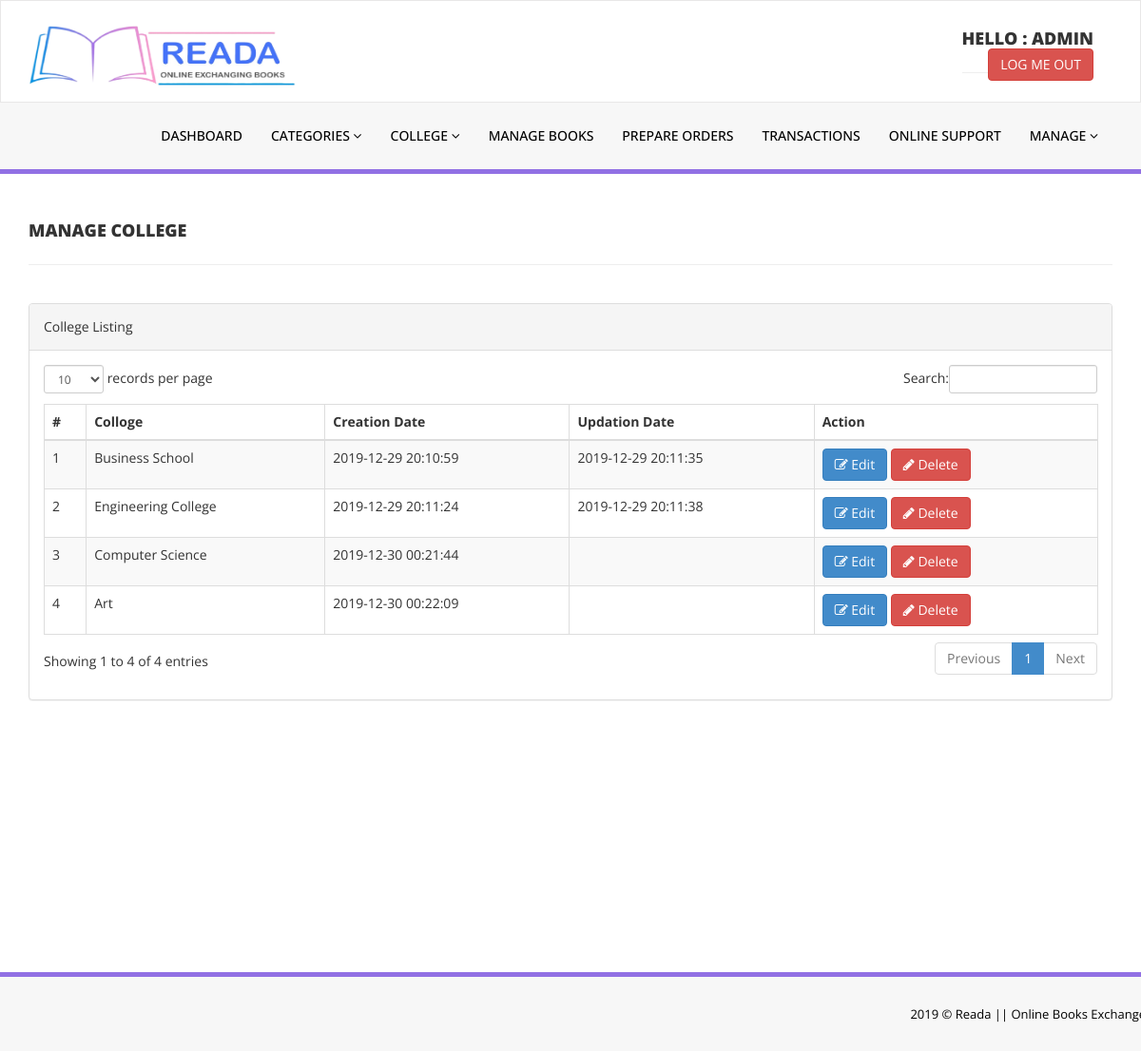
The page /admin/manage-college.php (signed in) on the database its author committed.
### tables this page shows
CREATE TABLE `tblcollege` (
  `id` int(11) NOT NULL,
  `College` varchar(100) DEFAULT NULL,
  `creationDate` timestamp NULL DEFAULT CURRENT_TIMESTAMP,
  `UpdationDate` timestamp NULL DEFAULT NULL ON UPDATE CURRENT_TIMESTAMP
);

### src/admin/manage-college.php (the view, shortened to what this page needs)
<?php
include('includes/config.php');
if(strlen($_SESSION['alogin'])==0)
    {
header('location:index.php');
}
else{
    ?>
<!DOCTYPE html>
<html xmlns="http://www.w3.org/1999/xhtml">
<head>
    <link href="assets/css/bootstrap.css" rel="stylesheet" />
    <link href="assets/css/font-awesome.css" rel="stylesheet" />
    <link href="assets/js/dataTables/dataTables.bootstrap.css" rel="stylesheet" />
    <link href="assets/css/style.css" rel="stylesheet" />
</head>
<body>
<?php include('includes/header.php');?>
    <div class="content-wrapper">
         <div class="container">
        <div class="row pad-botm">
            <div class="col-md-12">
                <h4 class="header-line">Manage College</h4>
    </div>
     <div class="row">
</div>
        </div>
            <div class="row">
                <div class="col-md-12">
                    <div class="panel panel-default">
                        <div class="panel-heading">
                           College Listing
                        </div>
                        <div class="panel-body">
                            <div class="table-responsive">
                                <table class="table table-striped table-bordered table-hover" id="dataTables-example">
                                    <thead>
                                        <tr>
                                            <th>#</th>
                                            <th>Colloge</th>
                                            <th>Creation Date</th>
                                            <th>Updation Date</th>
                                            <th>Action</th>
                                        </tr>
                                    </thead>
                                    <tbody>
<?php $sql = "SELECT * from  tblcollege";
$query = $dbh -> prepare($sql);
$query->execute();
$results=$query->fetchAll(PDO::FETCH_OBJ);
$cnt=1;
if($query->rowCount() > 0)
{
foreach($results as $result)
{               ?>
                                        <tr class="odd gradeX">
                                            <td class="center"><?php echo htmlentities($cnt);?></td>
                                            <td class="center"><?php echo htmlentities($result->College);?></td>
                                            <td class="center"><?php echo htmlentities($result->creationDate);?></td>
                                            <td class="center"><?php echo htmlentities($result->UpdationDate);?></td>
                                            <td class="center">
                                            <a href="edit-college.php?athrid=<?php echo htmlentities($result->id);?>"><button class="btn btn-primary"><i class="fa fa-edit "></i> Edit</button>
                                          <a href="manage-college.php?del=<?php echo htmlentities($result->id);?>" onclick="return confirm('Are you sure you want to delete?');"" >  <button class="btn btn-danger"><i class="fa fa-pencil"></i> Delete</button>
                                            </td>
                                        </tr>
 <?php $cnt=$cnt+1;}} ?>
                                    </tbody>
                                </table>
                            </div>
                        </div>
                    </div>
                </div>
            </div>
    </div>
    </div>
  <?php include('includes/footer.php');?>
</body>
</html>
<?php } ?>

### src/admin/assets/css/style.css (style rules this page uses)
.content-wrapper { margin-top: 40px; min-height:800px; padding-bottom:90px; }
.header-line { font-weight:900; padding-bottom:25px; border-bottom:1px solid #eeeeee; text-transform:uppercase; }
.pad-botm { padding-bottom:30px; }

### rows shown on the page
tblcollege: College "Business School", creationDate "2019-12-29 20:10:59", UpdationDate "2019-12-29 20:11:35"
tblcollege: College "Engineering College", creationDate "2019-12-29 20:11:24", UpdationDate "2019-12-29 20:11:38"
tblcollege: College "Computer Science", creationDate "2019-12-30 00:21:44"
tblcollege: College "Art", creationDate "2019-12-30 00:22:09"

### other values the page prints
$_SESSION['alogin'] "ADMIN"
